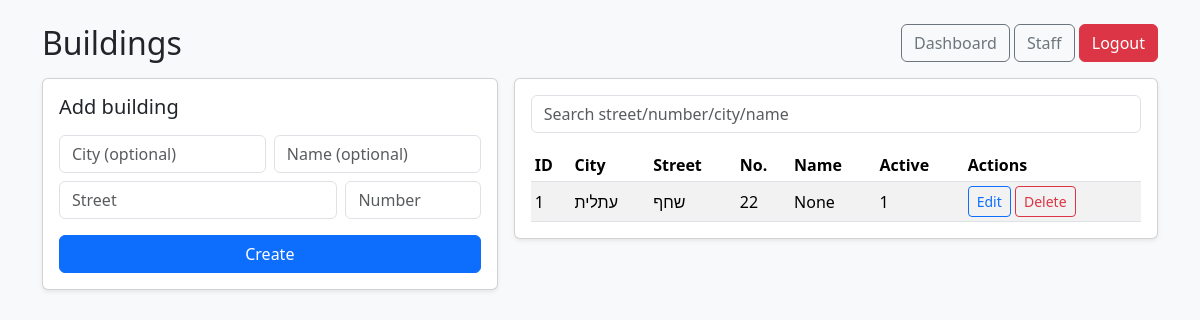
Before: /admin/buildings (signed in) with the older database file.
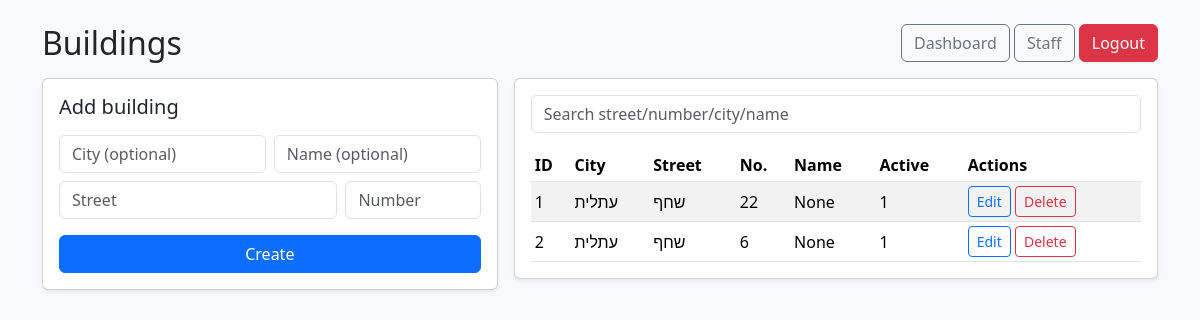
After: the same page with the newer database file.
### tables this page shows
CREATE TABLE buildings (
        id INTEGER PRIMARY KEY AUTOINCREMENT,
        city TEXT,
        street TEXT NOT NULL,
        number TEXT NOT NULL,
        name TEXT,
        is_active INTEGER DEFAULT 1,
        created_at TEXT
    );

### app.py (the view)
@app.get("/admin/buildings")
def admin_buildings():
    u = require_super_admin()
    if not isinstance(u, dict):
        return u
    q = request.args.get("q") or ""
    buildings = list_buildings_db(search=q if q else None)
    return render_template("buildings.html", buildings=buildings, q=q, current_user=u)

### app.py (called while the page is built)
def current_user():
    uid = session.get("staff_user_id")
    return get_staff_user_by_id_db(uid) if uid else None

def require_login():
    u = current_user()
    if not u:
        return redirect(url_for("login"))
    return u

def require_super_admin():
    u = require_login()
    if not isinstance(u, dict):
        return u
    if u["role"] != "super_admin":
        abort(403)
    return u

### shahenbot_db.py (called while the page is built)
def get_connection():
    return sqlite3.connect(DB_PATH)

def list_buildings_db(limit: int = 500, search: str | None = None) -> list[dict]:
    conn = get_connection()
    cur = conn.cursor()
    q = """
      SELECT id, city, street, number, name, is_active, created_at
      FROM buildings
      WHERE 1=1
    """
    params = []
    if search:
        like = f"%{search}%"
        q += " AND (street LIKE ? OR number LIKE ? OR COALESCE(city,'') LIKE ? OR COALESCE(name,'') LIKE ?)"
        params += [like, like, like, like]
    q += " ORDER BY street, number LIMIT ?"
    params.append(limit)
    cur.execute(q, params)
    rows = cur.fetchall()
    conn.close()
    return [
        {"id": r[0], "city": r[1], "street": r[2], "number": r[3], "name": r[4], "is_active": r[5], "created_at": r[6]}
        for r in rows
    ]

def get_staff_user_by_id_db(user_id: int) -> dict | None:
    conn = get_connection()
    cur = conn.cursor()
    cur.execute("SELECT id, username, password_hash, role, building_id FROM staff_users WHERE id=?", (user_id,))
    r = cur.fetchone()
    conn.close()
    if not r:
        return None
    return {"id": r[0], "username": r[1], "password_hash": r[2], "role": r[3], "building_id": r[4]}

### templates/buildings.html (shortened to what this page needs)
<!doctype html>
<html lang="en" dir="ltr">
<head>
  <link href="https://cdn.jsdelivr.net/npm/bootstrap@5.3.3/dist/css/bootstrap.min.css" rel="stylesheet">
</head>
<body class="bg-light">
<div class="container py-4">
  <div class="d-flex justify-content-between align-items-center mb-3">
    <h2 class="m-0">Buildings</h2>
    <div>
      <a class="btn btn-outline-secondary" href="{{ url_for('admin_dashboard') }}">Dashboard</a>
      <a class="btn btn-outline-secondary" href="{{ url_for('admin_staff') }}">Staff</a>
      <a class="btn btn-danger" href="{{ url_for('logout') }}">Logout</a>
    </div>
  </div>
  <div class="row g-3">
    <div class="col-lg-5">
      <div class="card shadow-sm">
        <div class="card-body">
          <h5 class="mb-3">Add building</h5>
          <form method="post" action="{{ url_for('admin_buildings_create') }}">
            <div class="row g-2">
              <div class="col-6">
                <input class="form-control" name="city" placeholder="City (optional)">
              </div>
              <div class="col-6">
                <input class="form-control" name="name" placeholder="Name (optional)">
              </div>
              <div class="col-8">
                <input class="form-control" name="street" placeholder="Street" required>
              </div>
              <div class="col-4">
                <input class="form-control" name="number" placeholder="Number" required>
              </div>
            </div>
            <button class="btn btn-primary w-100 mt-3" type="submit">Create</button>
          </form>
        </div>
      </div>
    </div>
    <div class="col-lg-7">
      <div class="card shadow-sm">
        <div class="card-body">
          <form class="mb-3" method="get" action="{{ url_for('admin_buildings') }}">
            <input class="form-control" name="q" value="{{ q }}" placeholder="Search street/number/city/name">
          </form>
          <div class="table-responsive">
            <table class="table table-sm table-striped align-middle mb-0">
              <thead>
                <tr>
                  <th>ID</th>
                  <th>City</th>
                  <th>Street</th>
                  <th>No.</th>
                  <th>Name</th>
                  <th>Active</th>
                  <th>Actions</th>
                </tr>
              </thead>
              <tbody>
              {% for b in buildings %}
                <tr>
                  <td>{{ b.id }}</td>
                  <td>{{ b.city }}</td>
                  <td>{{ b.street }}</td>
                  <td>{{ b.number }}</td>
                  <td>{{ b.name }}</td>
                  <td>{{ b.is_active }}</td>
<td class="text-nowrap">
  <button class="btn btn-sm btn-outline-primary"
          data-bs-toggle="modal"
          data-bs-target="#editBuilding{{ b.id }}">
    Edit
  </button>
  <form method="post" action="{{ url_for('admin_buildings_delete', building_id=b.id) }}"
        style="display:inline;"
        onsubmit="return confirm('Deactivate this building?');">
    <button class="btn btn-sm btn-outline-danger" type="submit">Delete</button>
  </form>
</td>
                </tr>
              {% endfor %}
              </tbody>
            </table>
          </div>
        </div>
      </div>
    </div>
  </div>
</div>
</body>
</html>

Changed rows visible on the page:
added buildings: id "2", city "עתלית", street "שחף", number "6", name "None", is_active "1"
